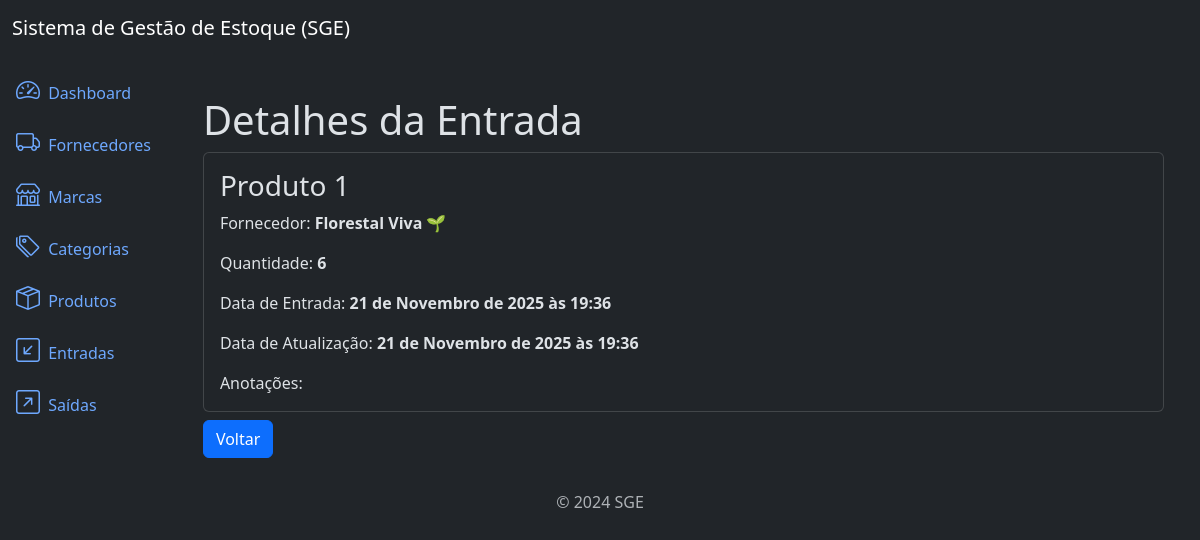
Screenshot of /inflows/9/detail/ with the database file from the repository.
### inflows/models.py (models this page shows, shortened)
class Inflow(models.Model):
    supplier = models.ForeignKey(Supllier, on_delete=models.PROTECT,
                related_name='inflows')
    product = models.ForeignKey(Product, on_delete=models.PROTECT,
                related_name='inflows')
    quantity = models.IntegerField()
    description = models.TextField(max_length=10_000, null=True, blank=True)
    created_at = models.DateTimeField(auto_now_add=True)
    updated_at = models.DateTimeField(auto_now=True)
    class Meta:
        ordering = ['-created_at']

### products/models.py (models this page shows)
class Product(models.Model):
    title = models.CharField(max_length=400)
    category = models.ForeignKey(Category, on_delete=models.PROTECT,
                related_name='products')
    brand = models.ForeignKey(Brand, on_delete=models.PROTECT,
            related_name='products')
    description = models.TextField(max_length=10000, blank=True, null=True)
    serie_number = models.CharField(max_length=200, null=True, blank=True)
    cost_price = models.DecimalField(max_digits=20, decimal_places=2)
    selling_price = models.DecimalField(max_digits=20, decimal_places=2)
    quantity = models.IntegerField(default=0)
    created_at = models.DateTimeField(auto_now_add=True)
    updated_at = models.DateTimeField(auto_now=True)
    class Meta:
        ordering = ['title']
    def __str__(self):
        return self.title

### supplier/models.py (models this page shows)
class Supllier(models.Model):
    name = models.CharField(max_length=300)
    description = models.TextField(null=True, blank=True)
    created_at = models.DateTimeField(auto_now_add=True)
    updated_at = models.DateTimeField(auto_now=True)
    class Meta:
        ordering = ['name']
    def __str__(self):
        return self.name

### inflows/views.py (the view)
# urls.py: path('inflows/<int:pk>/detail/', views.InflowDetail.as_view(), \
class InflowDetail(DetailView):
    model = models.Inflow
    template_name = 'inflow_details.html'
    context_object_name = 'brand'

### inflows/templates/inflow_details.html
{% extends "base.html" %}
{% block content %}
<div class='container mt-4'>
    <h3 class='display-6'>Detalhes da Entrada</h3>
    <div class='card'>
        <div class='card-body'>
            <h3 class='card-title'>{{ object.product}}</h3>
            <p class='card-text'>
                Fornecedor: <strong>{{ object.supplier}}</strong>
            </p>
            <p class='card-text'>
                Quantidade: <strong>{{ object.quantity}}</strong>
            </p>
            <p class='card-text'>
                Data de Entrada: <strong>{{ object.created_at}}</strong>
            </p>
            <p class='card-text'>
                Data de Atualização: <strong>{{ object.updated_at}}</strong>
            </p>
            <p class='card-text'>
                Anotações: <strong>{{ object.description}}</strong>
            </p>
        </div>
    </div>
    <a href="{% url "inflow_list" %}" class='btn btn-primary mt-2'>
    Voltar
    </a>
</div>
{% endblock content %}

### rows the page displays
Inflow: product "Produto 1", supplier "Florestal Viva 🌱", quantity "6", created_at "21 de Novembro de 2025 às 19:36", updated_at "21 de Novembro de 2025 às 19:36"
